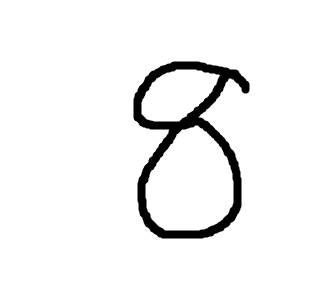
#> input picture testImage.png, 316 x 292 px
$ python -i imageToMNIST.py   (imports and definitions only)   (older library calls are emulated)
#> lines starting #> are read from the running program, lines starting #| are printed output that depends on the picture
from PIL import Image, ImageFilter
from matplotlib import pyplot as plt
import numpy as np

# [1 line not run here, left out]

def convertImage(png):
#> called with png = 'testImage.png'
    pic = Image.open(png).convert('L')
    width = float(pic.size[0])
#> width = 316
    height = float(pic.size[1])
#> height = 292
    newImage = Image.new('L', (28, 28), (255))
#> newImage: PIL image 28x28 L; every value is 255

    nwidth = int(round((20.0 / height * width), 0))
#> nwidth = 22
    img = pic.resize((nwidth, 20), Image.ANTIALIAS).filter(ImageFilter.SHARPEN)
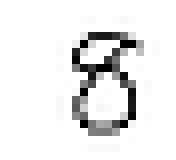
#> img: PIL image 22x20 L (shown 8 times larger); min 0, max 255, mean 233.8
    wleft = int(round(((28 - nwidth) / 2), 0))
#> wleft = 3
    newImage.paste(img, (wleft, 4))
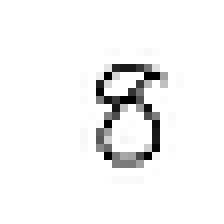
#> newImage: PIL image 28x28 L (shown 8 times larger); min 0, max 255, mean 243.1

    pixels = list(newImage.getdata())
#> pixels = 784 values, max 255 at index 0, min 0 at index 265, mean 243.1
    normPixels = [(255 - x) * 1.0 / 255.0 for x in pixels]
#> normPixels = 784 values, max 1 at index 265, min 0 at index 0, mean 0.0466

    x = [normPixels]
    mnistImage = np.array(displayMNIST(x))
    mnistImage = np.expand_dims(mnistImage, axis=0)
    mnistImage = np.expand_dims(mnistImage, axis=-1)
    return mnistImage

def displayMNIST(mnist):
    newArr=[[0 for d in range(28)] for y in range(28)]
    k = 0
    for i in range(28):
        for j in range(28):
            newArr[i][j]=mnist[0][k]
            k += 1
#> after the loop, k = 784; newArr = 28 items
    plt.imshow(newArr, interpolation='nearest')
    plt.savefig('MNIST_IMAGE.png')
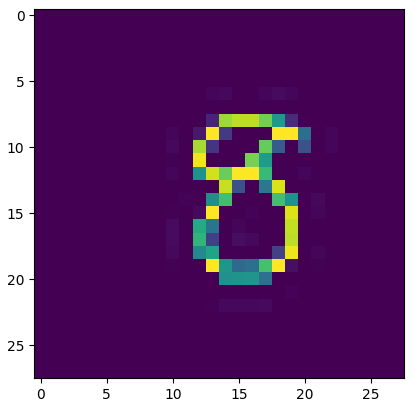
#> figure drawn by matplotlib, 1 panel
    #plt.show()
    return newArr
"""
x = [convertImage('./image.png')]
mnistImage = np.array(displayMNIST(x))
mnistImage = np.expand_dims(mnistImage, axis=0)
mnistImage = np.expand_dims(mnistImage, axis=-1)
"""
#print(mnistImage.shape)

>>> result = convertImage('testImage.png')
#> in convertImage, `mnistImage = np.array(displayMNIST(x))`:
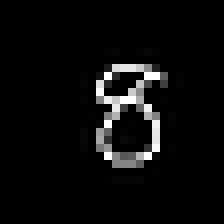
#> mnistImage: shape (28, 28) float64 (shown 8 times larger); min 0, max 1, mean 0.0466

$ run again, on te.png
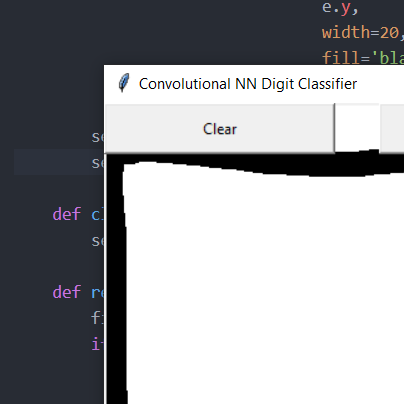
#> input picture te.png, 404 x 404 px
#> pixels = 784 values, max 255 at index 0, min 0 at index 178, mean 204.1
#> normPixels = 784 values, max 1 at index 178, min 0 at index 0, mean 0.2
#> after the loop in displayMNIST, `for i in range(28):`: k = 784; newArr = 28 items
#> in displayMNIST, `plt.savefig('MNIST_IMAGE.png')`:
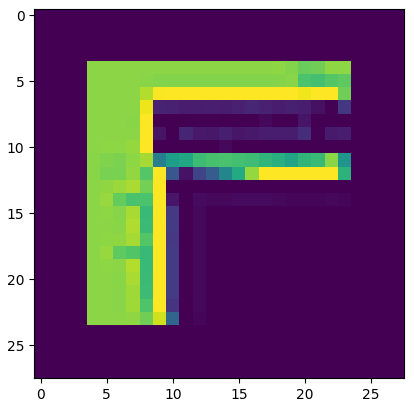
#> figure drawn by matplotlib, 1 panel
#> in convertImage, `mnistImage = np.array(displayMNIST(x))`:
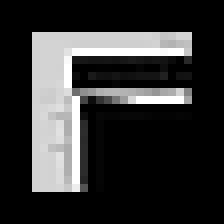
#> mnistImage: shape (28, 28) float64 (shown 8 times larger); min 0, max 1, mean 0.2
